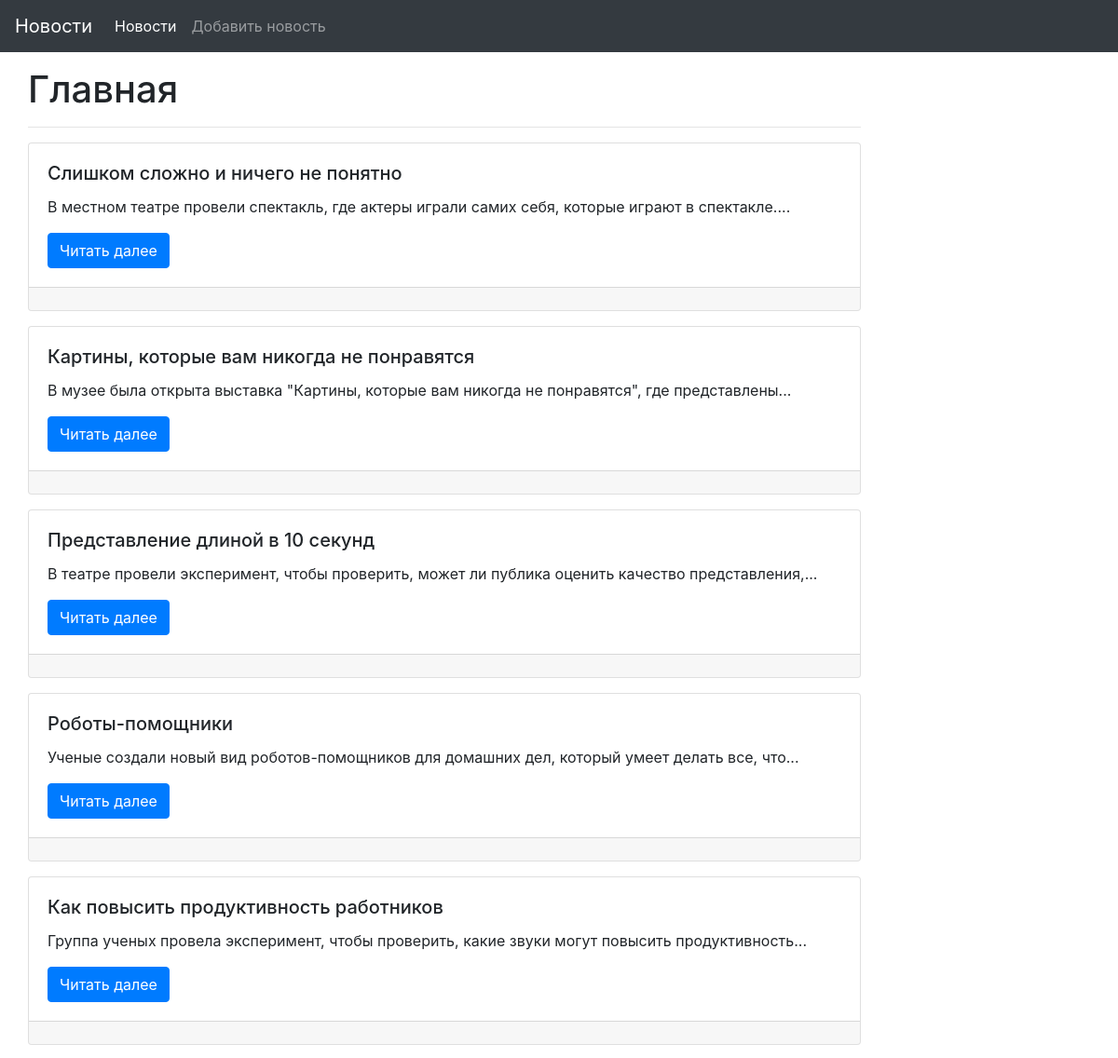
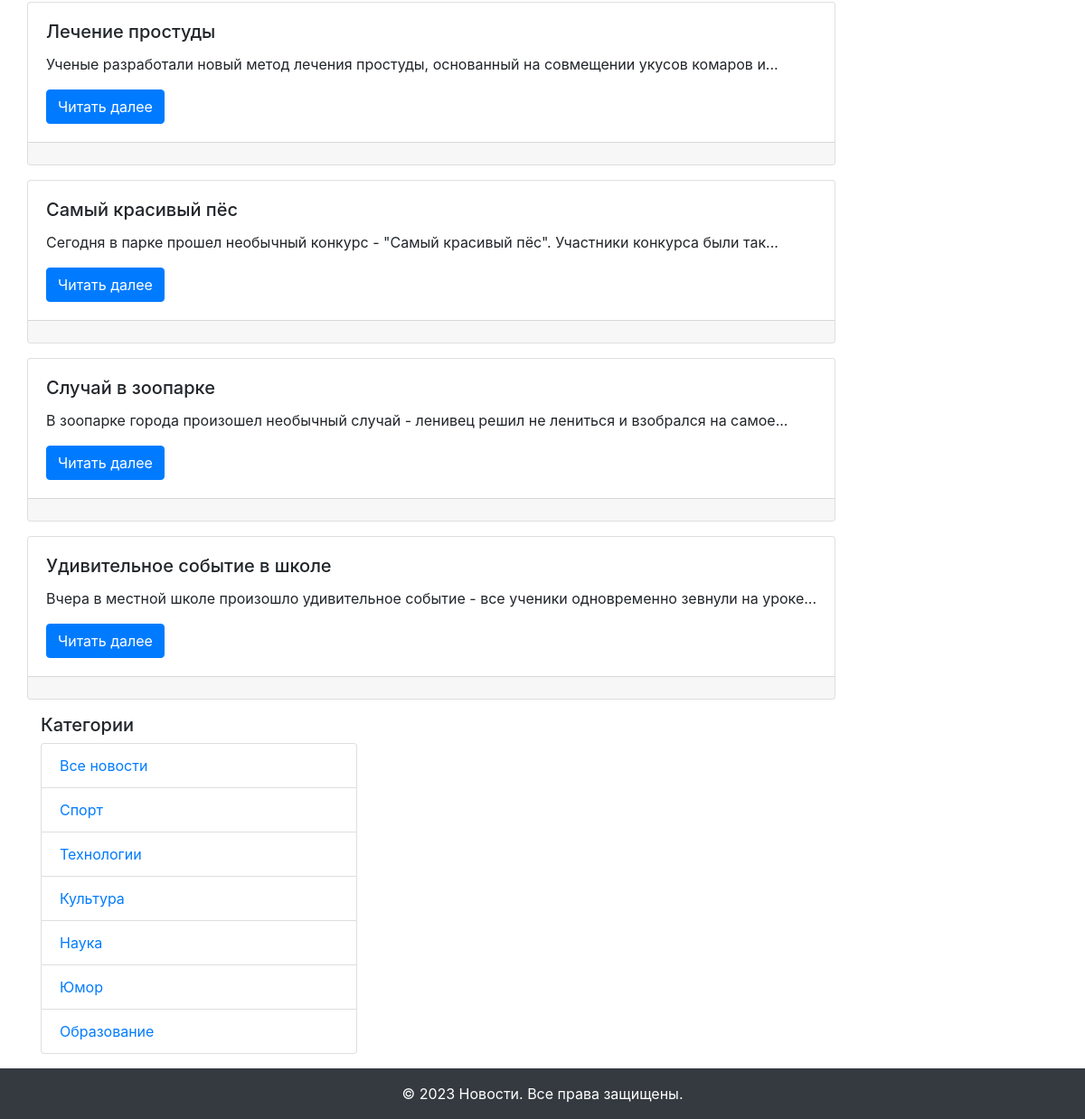
The page / on the database its author committed (2 pictures, top to bottom).
### app/models.py (models this page shows, shortened)
class News(db.Model):
    id = db.Column(db.Integer, primary_key=True)
    title = db.Column(db.String(255), unique=True, nullable=False)
    text = db.Column(db.Text, nullable=False)
    created_date = db.Column(db.DateTime, default=datetime.utcnow)
    category_id = db.Column(db.Integer, db.ForeignKey("category.id"), nullable=True)
    category = db.relationship("Category", back_populates="news")

class Category(db.Model):
    id = db.Column(db.Integer, primary_key=True)
    title = db.Column(db.String(255), nullable=False)
    news = db.relationship("News", back_populates="category")

### app/views.py (the view)
@app.route("/")
def index():
    news_list = News.query.all()
    categories = Category.query.all()
    return render_template("index.html", news=news_list, categories=categories)

### app/templates/index.html (shortened to what this page needs)
{% extends "base.html" %}
{% block content %}
  <h1>Главная</h1>
  <hr>
  {% for one_news in news %}
  <div class="card mb-3">
    <div class="card-body">
      <h5 class="card-title">{{ one_news["title"] }}</h5>
      <p class="card-text">{{ one_news["text"]|truncate(100) }}</p>
      <a href="{{ url_for('news_detail', id=one_news.id) }}" class="btn btn-primary">Читать далее</a>
    </div>
    <div class="card-footer">
      </div>
  </div>
  {% else %}
    <p class="card-text">Новостей пока нет!</p>
  {% endfor %}
{% endblock content %}

### app/templates/side_navigation.html
<div class="col-md-4">
    <h5>Категории</h5>
  <ul class="list-group">
    <li class="list-group-item"><a href="{{ url_for('index') }}">Все новости</a></li>
    {% for category in categories %}
      <li class="list-group-item"><a href="{{ url_for('news_in_category', id=category.id) }}">{{ category.title }}</a></li>
    {% endfor %}
  </ul>
</div>

### rows shown on the page
News: title "Слишком сложно и ничего не понятно", text "В местном театре провели спектакль, где актеры играли самих себя, которые играют в спектакле...."
News: title "Картины, которые вам никогда не понравятся", text "В музее была открыта выставка \"Картины, которые вам никогда не понравятся\", где представлены..."
News: title "Представление длиной в 10 секунд", text "В театре провели эксперимент, чтобы проверить, может ли публика оценить качество представления,..."
News: title "Роботы-помощники", text "Ученые создали новый вид роботов-помощников для домашних дел, который умеет делать все, что..."
News: title "Как повысить продуктивность работников", text "Группа ученых провела эксперимент, чтобы проверить, какие звуки могут повысить продуктивность..."
News: title "Лечение простуды", text "Ученые разработали новый метод лечения простуды, основанный на совмещении укусов комаров и..."
News: title "Самый красивый пёс", text "Сегодня в парке прошел необычный конкурс - \"Самый красивый пёс\". Участники конкурса были так..."
News: title "Случай в зоопарке", text "В зоопарке города произошел необычный случай - ленивец решил не лениться и взобрался на самое..."
News: title "Удивительное событие в школе", text "Вчера в местной школе произошло удивительное событие - все ученики одновременно зевнули на уроке..."
Category: title "Спорт"
Category: title "Технологии"
Category: title "Культура"
Category: title "Наука"
Category: title "Юмор"
Category: title "Образование"
